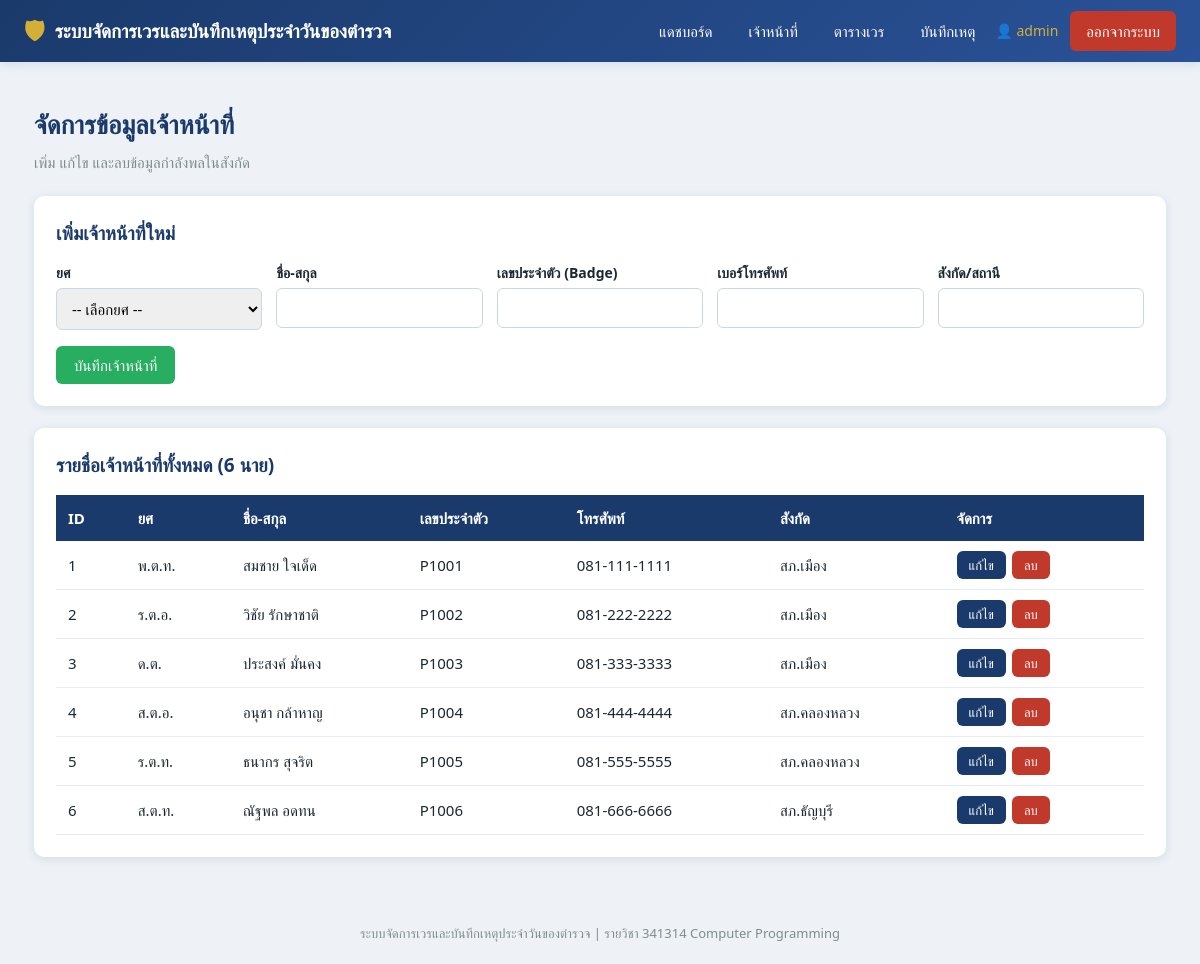
The page /officers (signed in) on the database as committed earlier.
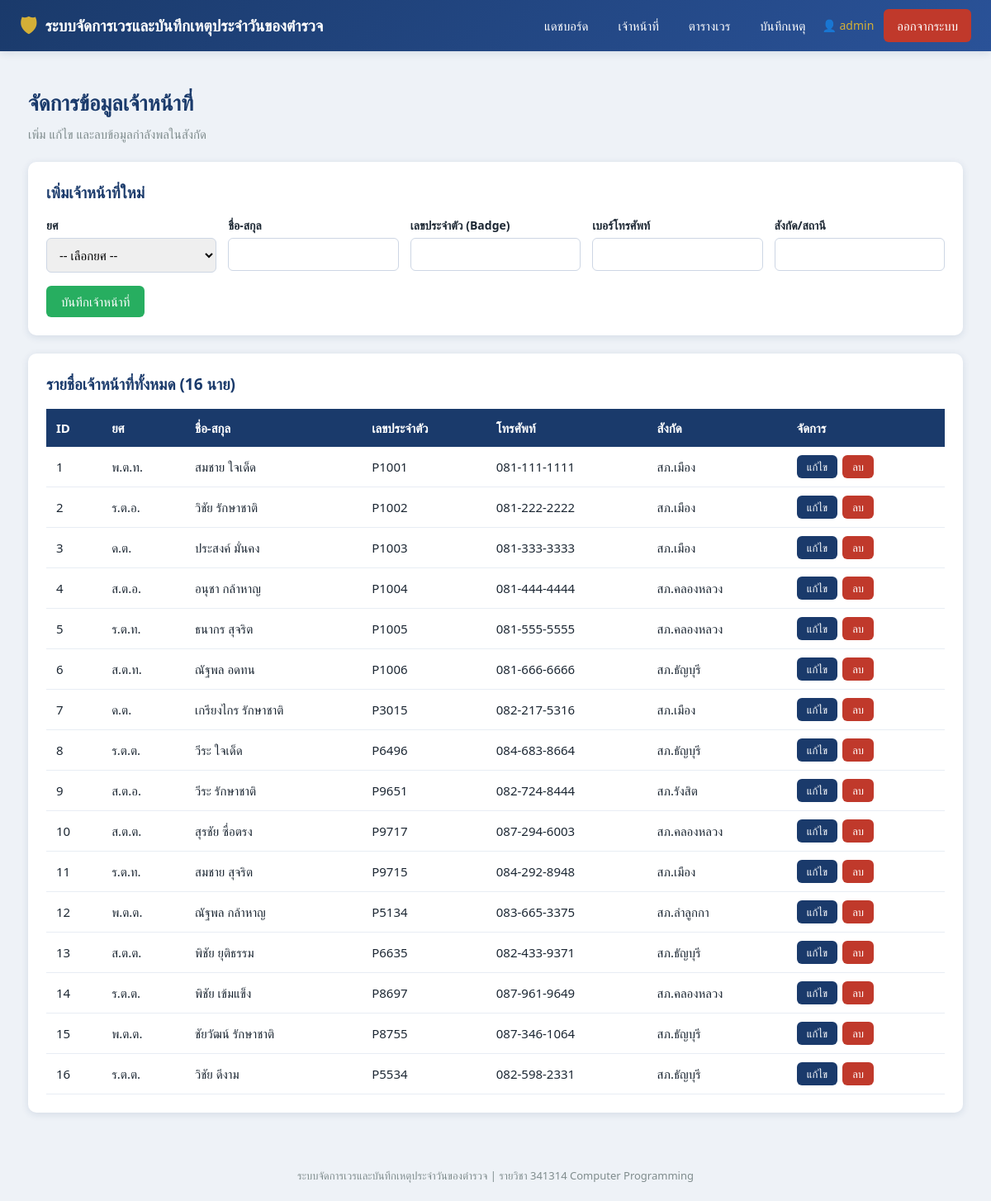
The same page on the database as committed later.
### tables this page shows
CREATE TABLE officers (
            id         INTEGER PRIMARY KEY AUTOINCREMENT,
            rank       TEXT NOT NULL,
            full_name  TEXT NOT NULL,
            badge_no   TEXT NOT NULL UNIQUE,
            phone      TEXT,
            station    TEXT,
            created_at TEXT NOT NULL
        );

### app.py (the view)
@app.route("/officers")
@login_required
def officers():
    all_officers = db.get_all_officers()
    return render_template("officers.html", officers=all_officers)

### app.py (called while the page is built)
def login_required(view):
    @functools.wraps(view)
    def wrapped_view(*args, **kwargs):
        if "user_id" not in session:
            flash("กรุณาเข้าสู่ระบบก่อนใช้งาน", "warning")
            return redirect(url_for("login"))
        return view(*args, **kwargs)
    return wrapped_view

### db.py (called while the page is built)
def get_connection():
    if USE_POSTGRES:
        conn = psycopg2.connect(DATABASE_URL)
        return conn
    else:
        conn = sqlite3.connect(SQLITE_PATH, timeout=10)
        conn.row_factory = sqlite3.Row
        conn.execute("PRAGMA foreign_keys = ON;")
        conn.execute("PRAGMA journal_mode = WAL;")
        return conn

def _dict_cursor(conn):
    if USE_POSTGRES:
        return conn.cursor(cursor_factory=psycopg2.extras.RealDictCursor)
    return conn.cursor()

def _row_to_dict(row):
    if row is None:
        return None
    return dict(row)

def get_all_officers():
    conn = get_connection()
    cur = _dict_cursor(conn)
    cur.execute("SELECT * FROM officers ORDER BY id;")
    rows = [_row_to_dict(r) for r in cur.fetchall()]
    conn.close()
    return rows

### templates/officers.html (shortened to what this page needs)
{% extends "base.html" %}
{% block content %}
<div class="page-title">จัดการข้อมูลเจ้าหน้าที่</div>
<div class="page-subtitle">เพิ่ม แก้ไข และลบข้อมูลกำลังพลในสังกัด</div>
<div class="card">
    <h2>เพิ่มเจ้าหน้าที่ใหม่</h2>
    <form method="POST" action="{{ url_for('officers_add') }}">
        <div class="form-grid">
            <div class="form-group">
                <label>ยศ</label>
                <select name="rank" required>
                    <option value="">-- เลือกยศ --</option>
                </select>
            </div>
            <div class="form-group">
                <label>ชื่อ-สกุล</label>
                <input type="text" name="full_name" required>
            </div>
            <div class="form-group">
                <label>เลขประจำตัว (Badge)</label>
                <input type="text" name="badge_no" required>
            </div>
            <div class="form-group">
                <label>เบอร์โทรศัพท์</label>
                <input type="text" name="phone">
            </div>
            <div class="form-group">
                <label>สังกัด/สถานี</label>
                <input type="text" name="station">
            </div>
        </div>
        <div class="form-actions">
            <button type="submit" class="btn btn-success">บันทึกเจ้าหน้าที่</button>
        </div>
    </form>
</div>
<div class="card">
    <h2>รายชื่อเจ้าหน้าที่ทั้งหมด ({{ officers|length }} นาย)</h2>
    <div class="table-wrap">
    <table>
        <thead>
            <tr>
                <th>ID</th><th>ยศ</th><th>ชื่อ-สกุล</th><th>เลขประจำตัว</th>
                <th>โทรศัพท์</th><th>สังกัด</th><th>จัดการ</th>
            </tr>
        </thead>
        <tbody>
            {% for o in officers %}
            <tr>
                <td>{{ o.id }}</td>
                <td>{{ o.rank }}</td>
                <td>{{ o.full_name }}</td>
                <td>{{ o.badge_no }}</td>
                <td>{{ o.phone or "-" }}</td>
                <td>{{ o.station or "-" }}</td>
                <td>
                    <div class="inline-form">
                        <button type="button" class="btn btn-primary btn-sm"
                                onclick="toggleEdit('{{ o.id }}')">แก้ไข</button>
                        <form method="POST" action="{{ url_for('officers_delete', officer_id=o.id) }}"
                              onsubmit="return confirm('ต้องการลบเจ้าหน้าที่รายนี้หรือไม่? เวรที่เกี่ยวข้องจะถูกลบด้วย');">
                            <button type="submit" class="btn btn-danger btn-sm">ลบ</button>
                        </form>
                    </div>
                </td>
            </tr>
            {% else %}
            <tr><td colspan="7" style="text-align:center; color:#95a5a6;">ยังไม่มีข้อมูลเจ้าหน้าที่</td></tr>
            {% endfor %}
        </tbody>
    </table>
    </div>
</div>
{% endblock %}

### templates/base.html (shortened to what this page needs)
<!DOCTYPE html>
<html lang="th">
<head>
    <link rel="stylesheet" href="{{ url_for('static', filename='style.css') }}">
</head>
<body>
    {% if session.get('user_id') %}
    <nav class="navbar">
        <div class="brand">
            <span class="badge-icon">🛡</span>
            <span>ระบบจัดการเวรและบันทึกเหตุประจำวันของตำรวจ</span>
        </div>
        <div class="nav-links">
            <a href="{{ url_for('dashboard') }}" class="{{ 'active' if active=='dashboard' }}">แดชบอร์ด</a>
            <a href="{{ url_for('officers') }}" class="{{ 'active' if active=='officers' }}">เจ้าหน้าที่</a>
            <a href="{{ url_for('duties') }}" class="{{ 'active' if active=='duties' }}">ตารางเวร</a>
            <a href="{{ url_for('incidents') }}" class="{{ 'active' if active=='incidents' }}">บันทึกเหตุ</a>
            <span class="user-box">👤 {{ session.get('username') }}</span>
            <a href="{{ url_for('logout') }}" class="logout-btn">ออกจากระบบ</a>
        </div>
    </nav>
    {% endif %}
    <div class="container">
        {% block content %}{% endblock %}
    </div>
    {% if session.get('user_id') %}
    <div class="footer">
        ระบบจัดการเวรและบันทึกเหตุประจำวันของตำรวจ | รายวิชา 341314 Computer Programming
    </div>
    {% endif %}
</body>
</html>

### static/style.css (style rules this page uses)
:root { --primary: #1a3a6b; --secondary: #2a5298; --accent: #d4af37; --bg: #eef2f7; --white: #ffffff; --text: #1c2733; --muted: #7f8c8d; --danger: #c0392b; --success: #27ae60; --warning: #e67e22; --shadow: 0 2px 10px rgba(26, 58, 107, 0.12); }
* { margin: 0; padding: 0; box-sizing: border-box; }
body { font-family: "Segoe UI", "Sarabun", "Tahoma", sans-serif; background: var(--bg); color: var(--text); line-height: 1.6; }
a { text-decoration: none; color: inherit; }
.navbar { background: linear-gradient(135deg, var(--primary), var(--secondary)); color: var(--white); padding: 0 24px; display: flex; align-items: center; justify-content: space-between; height: 62px; box-shadow: var(--shadow); position: sticky; top: 0; z-index: 100; }
.navbar .brand { font-size: 19px; font-weight: 700; display: flex; align-items: center; gap: 10px; }
.navbar .brand .badge-icon { color: var(--accent); font-size: 24px; }
.navbar .nav-links { display: flex; gap: 4px; align-items: center; }
.navbar .nav-links a { padding: 8px 16px; border-radius: 6px; font-size: 15px; transition: background 0.2s; }
.navbar .user-box { font-size: 14px; color: var(--accent); margin-right: 8px; }
.navbar .logout-btn { background: var(--danger); padding: 7px 14px; border-radius: 6px; font-size: 14px; }
.container { max-width: 1180px; margin: 0 auto; padding: 24px; }
.page-title { font-size: 26px; font-weight: 700; color: var(--primary); margin-bottom: 4px; }
.page-subtitle { color: var(--muted); font-size: 15px; margin-bottom: 22px; }
.card { background: var(--white); border-radius: 10px; box-shadow: var(--shadow); padding: 22px; margin-bottom: 22px; }
.card h2 { font-size: 19px; color: var(--primary); margin-bottom: 14px; }
.form-grid { display: grid; grid-template-columns: repeat(auto-fit, minmax(200px, 1fr)); gap: 14px; }
.form-group { display: flex; flex-direction: column; }
.form-group label { font-size: 14px; font-weight: 600; margin-bottom: 4px; color: var(--text); }
.form-group input, .form-group select, .form-group textarea { padding: 9px 11px; border: 1px solid #cdd6e4; border-radius: 6px; font-size: 15px; font-family: inherit; }
.form-actions { margin-top: 16px; display: flex; gap: 10px; }
.btn { border: none; border-radius: 6px; padding: 9px 18px; font-size: 15px; font-family: inherit; cursor: pointer; transition: opacity 0.2s, transform 0.1s; color: var(--white); }
.btn-primary { background: var(--primary); }
.btn-success { background: var(--success); }
.btn-danger { background: var(--danger); }
.btn-sm { padding: 5px 12px; font-size: 13px; }
.table-wrap { overflow-x: auto; }
table { width: 100%; border-collapse: collapse; font-size: 15px; }
thead th { background: var(--primary); color: var(--white); padding: 11px 12px; text-align: left; font-weight: 600; white-space: nowrap; }
tbody td { padding: 10px 12px; border-bottom: 1px solid #e8edf4; }
.inline-form { display: flex; gap: 6px; align-items: center; }
.footer { text-align: center; color: var(--muted); font-size: 13px; padding: 20px; }

Rows that differ between the two databases and show on the page:
added officers: id "7", rank "ด.ต.", full_name "เกรียงไกร รักษาชาติ", badge_no "P3015", phone "082-217-5316", station "สภ.เมือง"
added officers: id "8", rank "ร.ต.ต.", full_name "วีระ ใจเด็ด", badge_no "P6496", phone "084-683-8664", station "สภ.ธัญบุรี"
added officers: id "9", rank "ส.ต.อ.", full_name "วีระ รักษาชาติ", badge_no "P9651", phone "082-724-8444", station "สภ.รังสิต"
added officers: id "10", rank "ส.ต.ต.", full_name "สุรชัย ซื่อตรง", badge_no "P9717", phone "087-294-6003", station "สภ.คลองหลวง"
added officers: id "11", rank "ร.ต.ท.", full_name "สมชาย สุจริต", badge_no "P9715", phone "084-292-8948", station "สภ.เมือง"
added officers: id "12", rank "พ.ต.ต.", full_name "ณัฐพล กล้าหาญ", badge_no "P5134", phone "083-665-3375", station "สภ.ลำลูกกา"
added officers: id "13", rank "ส.ต.ต.", full_name "พิชัย ยุติธรรม", badge_no "P6635", phone "082-433-9371", station "สภ.ธัญบุรี"
added officers: id "14", rank "ร.ต.ต.", full_name "พิชัย เข้มแข็ง", badge_no "P8697", phone "087-961-9649", station "สภ.คลองหลวง"
added officers: id "15", rank "พ.ต.ต.", full_name "ชัยวัฒน์ รักษาชาติ", badge_no "P8755", phone "087-346-1064", station "สภ.ธัญบุรี"
added officers: id "16", rank "ร.ต.ต.", full_name "วิชัย ดีงาม", badge_no "P5534", phone "082-598-2331", station "สภ.ธัญบุรี"
Other text that changed with them:
{{ officers|length }}: "6" → "16"
